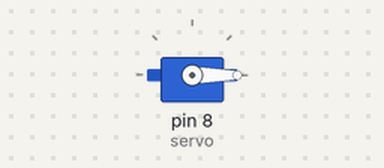
Bench run of a sketch on a simulated Arduino Uno, built with avr-gcc and run on an emulated ATmega328P. Shown: servo.

Above: at 2.05 s.
Timing chart, 0 to 6.6 s (numbered marks = the images above):
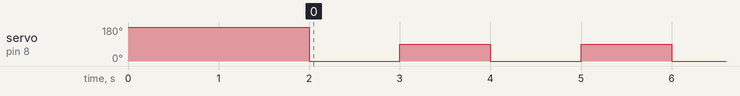

Measured:
- by itself, servo on pin 8 (servo): alternates 90° for 1.0 s and 0° for 1.0 s

The sketch:

servo_motor_sketch_jan08a.ino
```cpp
#include <Servo.h>

Servo servo;

void setup() {
 servo.attach(8);
 servo.write(270);
 delay(2000);

}

void loop() {

  servo.write(0);
  delay(1000);
  servo.write(90);
  delay(1000);

}
```
